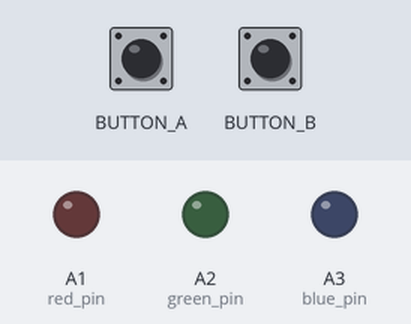
Bench run of a program on a simulated Circuit Playground running CircuitPython. On the bench: output pins drawn as LEDs (lit = HIGH). The test bench sets the inputs (shaded band).

Above: at 1.2 s.
1.3 s: button A pressed for 1 s
At 2.6 s:
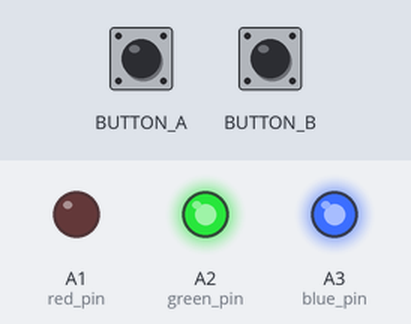
3.8 s: button B pressed for 3.2 s
At 7.4 s:
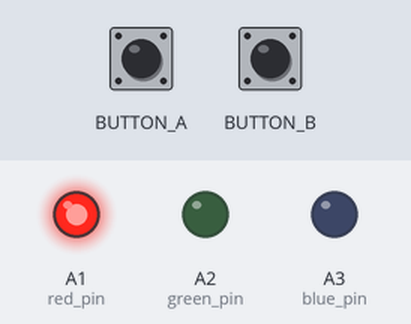
8.5 s: button B pressed for 0.15 s
At 9.7 s:
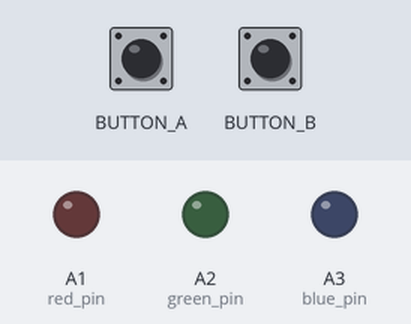
10.1 s: button B pressed for 1 s
At 11.7 s:
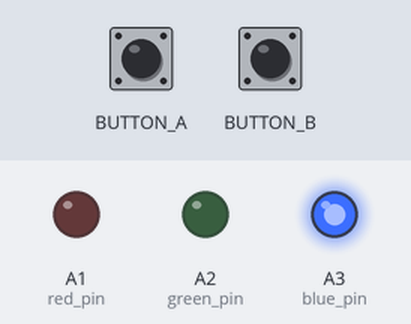
Timing chart, 0 to 13.2 s (numbered marks = the images above; inputs shaded):
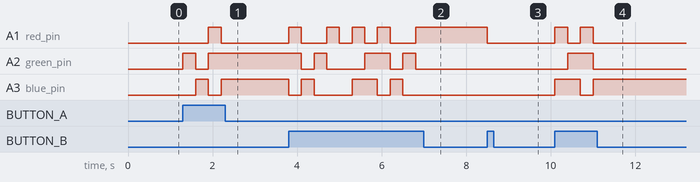

The program:

tiraLEDcuatroCables.py
```python
import time
import board
import digitalio

red_pin = digitalio.DigitalInOut(board.A1)   # Rojo
green_pin = digitalio.DigitalInOut(board.A2) # Verde
blue_pin = digitalio.DigitalInOut(board.A3)  # Azul

red_pin.direction = digitalio.Direction.OUTPUT
green_pin.direction = digitalio.Direction.OUTPUT
blue_pin.direction = digitalio.Direction.OUTPUT

red_pin.value = False
green_pin.value = False
blue_pin.value = False

# Definir colores
colors = [
    (1, 0, 0),   # Rojo
    (0, 1, 0),   # Verde
    (0, 0, 1),   # Azul
    (1, 1, 0),   # Amarillo
    (0, 1, 1),   # Cyan
    (1, 0, 1),   # Magenta
    (0, 0, 0),   # Apagar
]

# Inicializar los botones
button_a = digitalio.DigitalInOut(board.BUTTON_A)
button_a.switch_to_input(pull=digitalio.Pull.DOWN)

button_b = digitalio.DigitalInOut(board.BUTTON_B)
button_b.switch_to_input(pull=digitalio.Pull.DOWN)

def set_color(red, green, blue):
    red_pin.value = red
    green_pin.value = green
    blue_pin.value = blue

current_color = 0

try:
    while True:
        if button_a.value:
            current_color = (current_color + 1) % len(colors)
            set_color(*colors[current_color])
            time.sleep(0.3)

        if button_b.value:
            current_color = (current_color - 1) % len(colors)
            set_color(*colors[current_color])
            time.sleep(0.3)

except KeyboardInterrupt:
    set_color(0, 0, 0)
```

Measured:
- after the input at 1.3 s, A1 (red_pin): LOW → HIGH after 0.60 s, → LOW 0.30 s later; A2 (green_pin): LOW → HIGH at once, → LOW 0.30 s later, → HIGH 0.30 s later; A3 (blue_pin): LOW → HIGH after 0.30 s, → LOW 0.30 s later, → HIGH 0.30 s later
- after the input at 3.8 s, A1 (red_pin): LOW → HIGH at once, → LOW 0.30 s later, → HIGH 0.60 s later, → LOW 0.30 s later, … (9 changes in this stretch); A2 (green_pin): goes LOW 0.30 s, HIGH 0.30 s, LOW 0.90 s, HIGH 0.60 s, LOW 0.30 s, HIGH 0.30 s, then LOW, starting after 0.30 s
- after the input at 8.5 s, A1 (red_pin): HIGH → LOW at once
- after the input at 10.1 s, A1 (red_pin): alternates HIGH for 0.30 s and LOW for 0.30 s, 4 changes in all, then stays LOW, starting at once; A2 (green_pin): LOW → HIGH after 0.30 s, → LOW 0.60 s later; A3 (blue_pin): LOW → HIGH at once, → LOW 0.60 s later, → HIGH 0.30 s later
